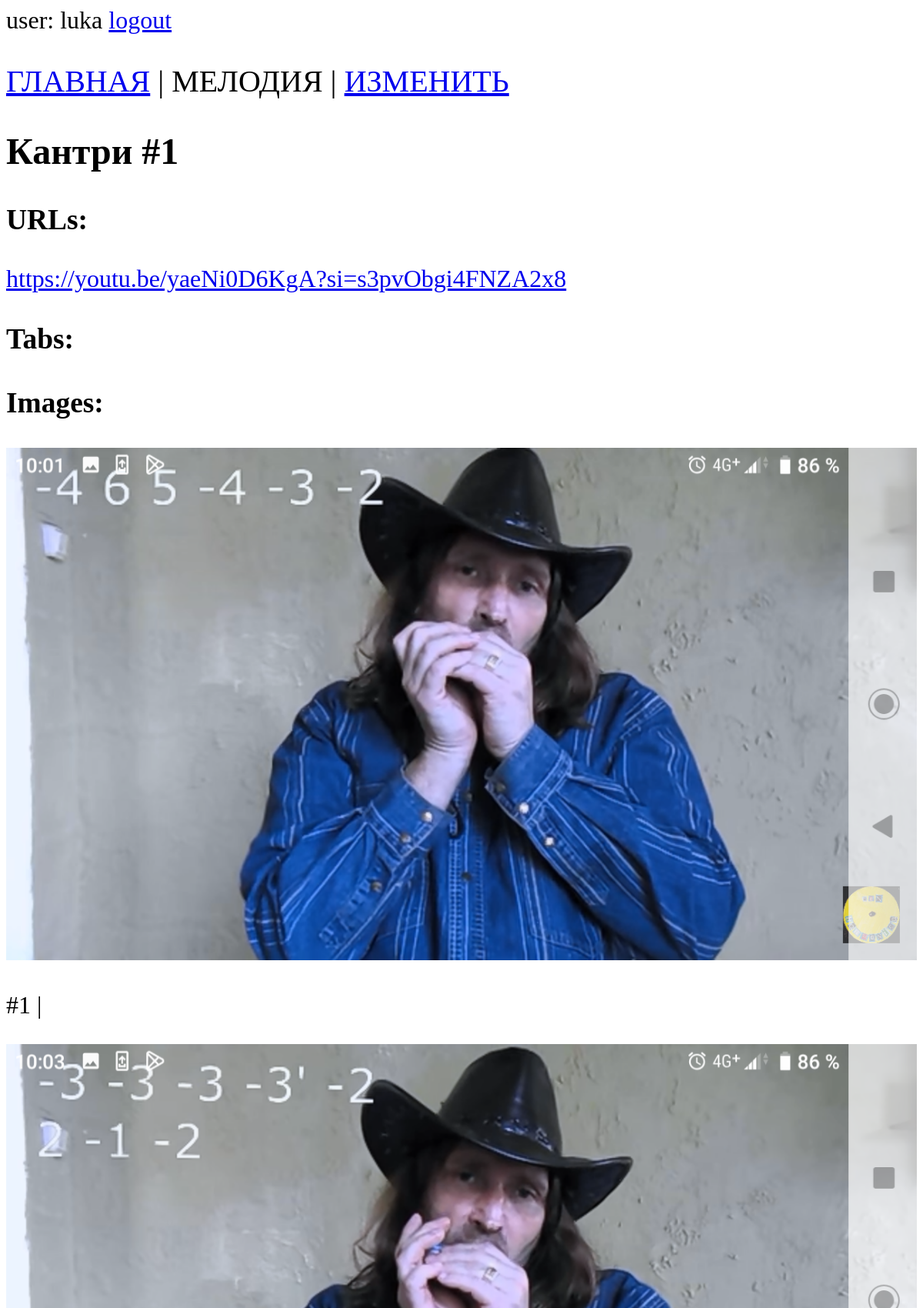
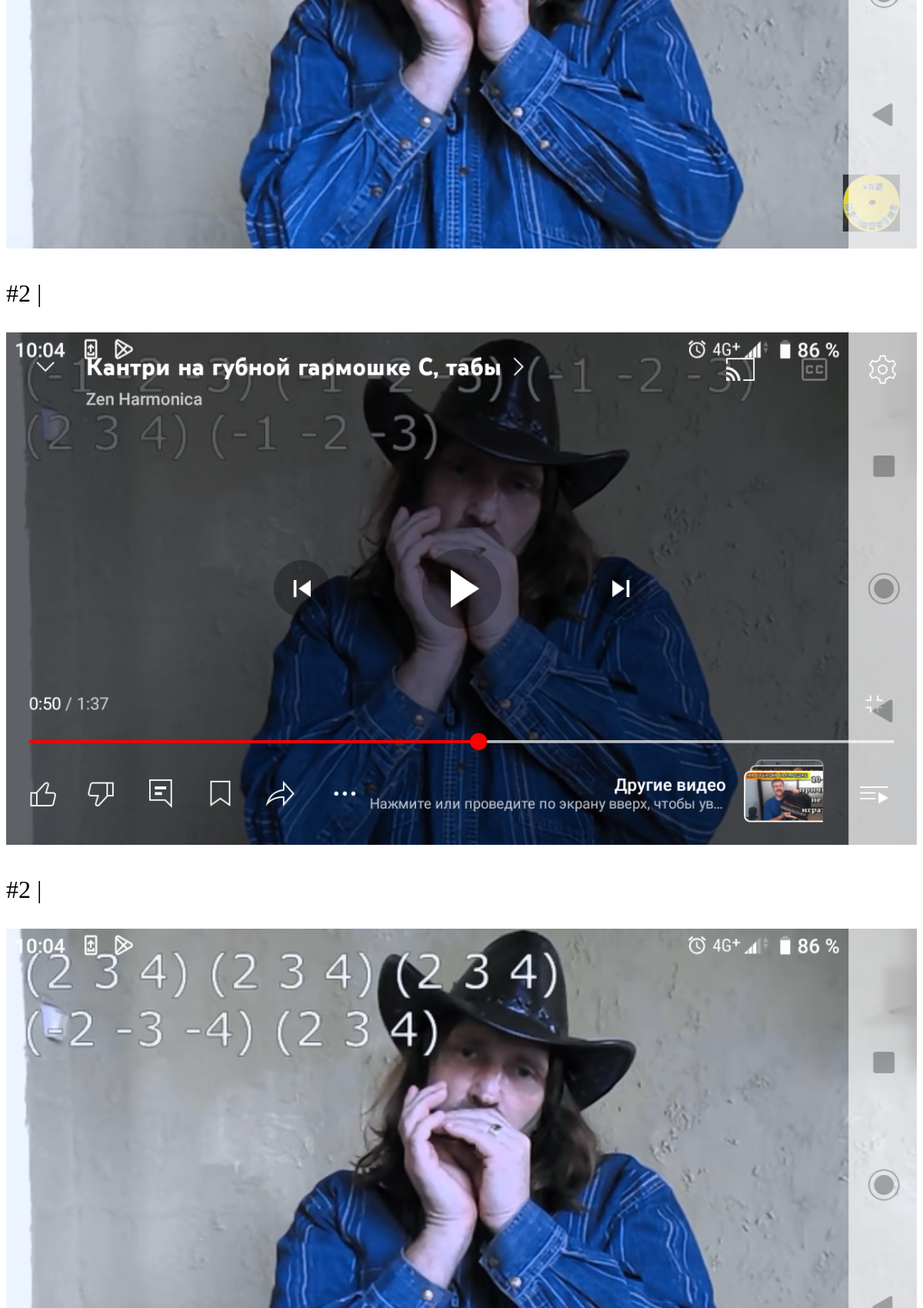
Page /show_melody/96/ (signed in, upper part) on the committed database (2 pictures, top to bottom).
### app/models.py (models this page shows)
class Melody(models.Model):
    name = models.CharField(max_length=200, unique=True)
    type = models.CharField(max_length=20, null=True, blank=True)
    date = models.DateTimeField()
    comment = models.CharField(max_length=200, blank=True)

class URL(models.Model):
    melody = models.ForeignKey(Melody, on_delete=models.CASCADE)
    url = models.URLField(blank=True)

class Image(models.Model):
    melody = models.ForeignKey(Melody, on_delete=models.CASCADE)
    path = models.ImageField(upload_to='images', null=True, blank=True)
    order_num = models.IntegerField(default=1)
    image_comment = models.CharField(max_length=200, blank=True)

### app/views.py (the view)
# urls.py: path('show_melody/<int:id>/', views.show_melody),
@login_required
def show_melody(request, id):
    melody = Melody.objects.filter(id=id)[0]
    urls = URL.objects.filter(melody_id=id)
    tabs = Tab.objects.filter(melody_id=id)
    images = Image.objects.filter(melody_id=id).order_by("order_num")
    return render(request, 'show_melody.html', {'melody': melody, 'urls': urls, 'tabs': tabs, 'images': images})

### app/templates/show_melody.html (shortened to what this page needs)
{% extends "base.html" %}
    {% block menu %} <a href="../../">ГЛАВНАЯ</a> | МЕЛОДИЯ | <a href="../../edit_melody/{{melody.id}}">ИЗМЕНИТЬ</a> {% endblock menu %}
    {% block header %} {{melody.name}} {% endblock header %}
    {% block content %}
        <body>
            <h3> URLs: </h3>
            {% for u in urls %}
            <a href="{{u.url}}">{{u.url}}</a> <br />
            {% endfor %}
            <h3> Tabs: </h3>
            <h3> Images: </h3>
            {% for i in images %}
            <img src=/media/{{i.path}} alt="no image">
            <p>#{{i.order_num}} | {{i.image_comment}}</p>
            {% endfor %}
        </body>
    {% endblock content %}

### app/templates/base.html (shortened to what this page needs)
<!DOCTYPE html>
{% load static %}
<html>
    <head>
        <link rel="stylesheet" href="{% static 'css/styles.css' %}" />
    </head>
    <body>
        <div>
            {% if user.is_authenticated %}
            user: {{ user.get_username }}
                <a href="{% url 'logout'%}?next={{request.path}}">logout</a>
            {% else %}
                <a href="{% url 'login'%}?next={{request.path}}">login</a>
            {% endif %}
        </div>
        <div class="menu">{% block menu %}{% endblock menu %}</div>
        <h2>{% block header %}{% endblock header %}</h2>
        <div>{% block content%}{% endblock content %}</div>
    </body>
</html>

### app/static/css/styles.css (style rules this page uses)
html * { max-height:999999px; }
h2 { font-size: 48px; }
body { font-size: 32px; }
img { max-width:100%; }
.menu { font-size: 40px; }

### rows in the picture
Melody: name "Кантри #1"
URL: url "https://youtu.be/yaeNi0D6KgA?si=s3pvObgi4FNZA2x8"
Image: path (picture), order_num "1"
Image: path (picture), order_num "2"
Image: path (picture), order_num "2"
Image: path (picture)

### other values in the picture
{{ user.get_username }} "luka"
